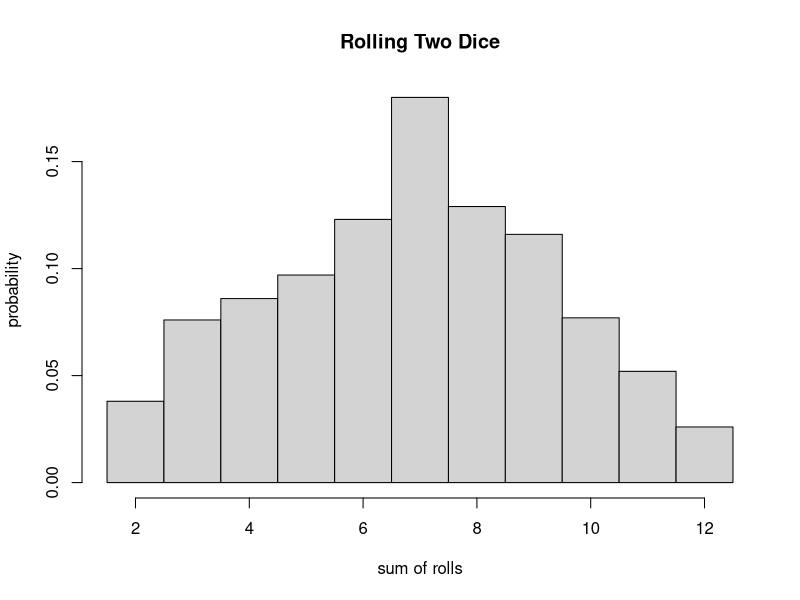
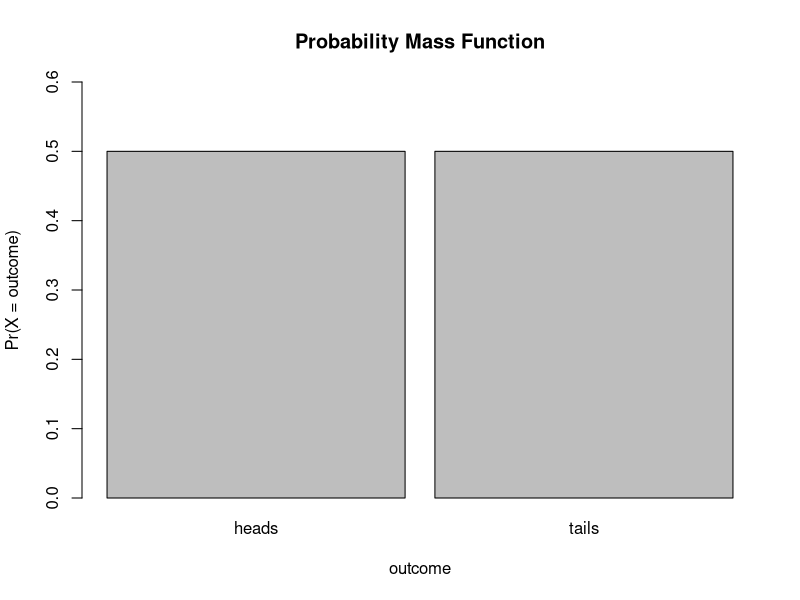
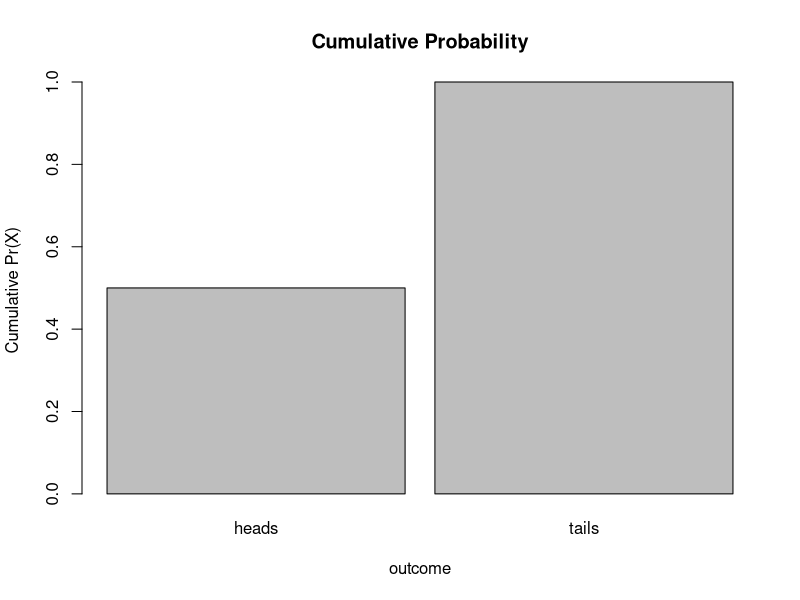
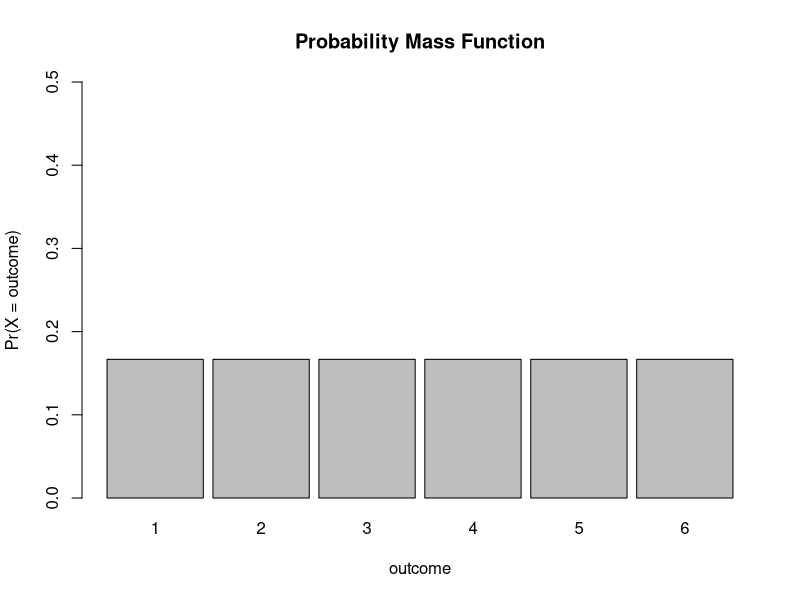
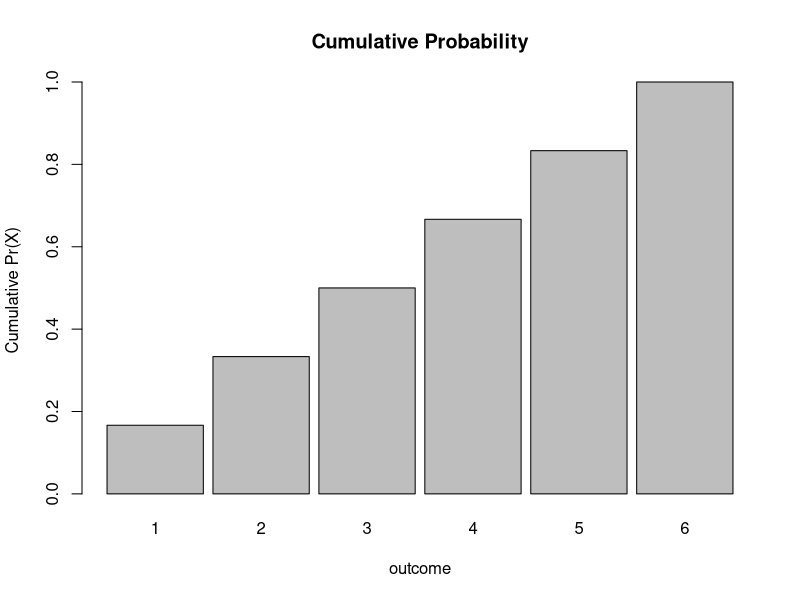
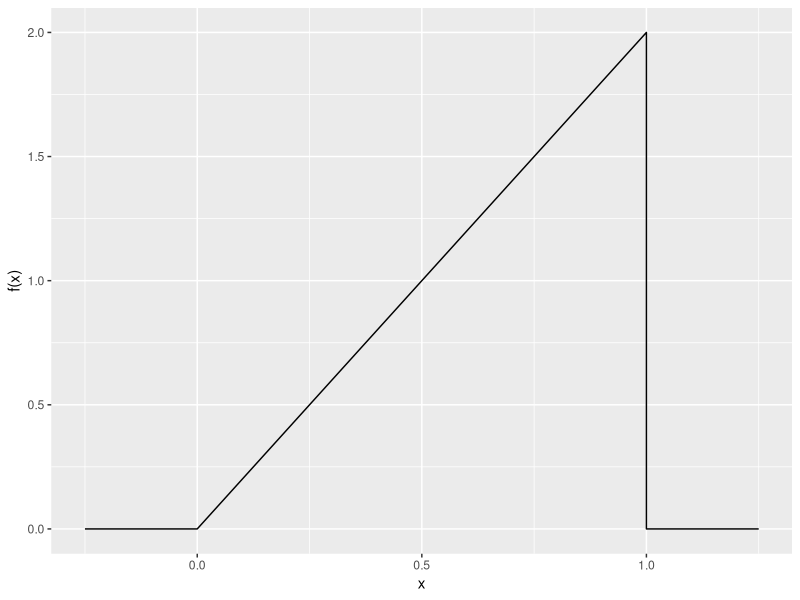
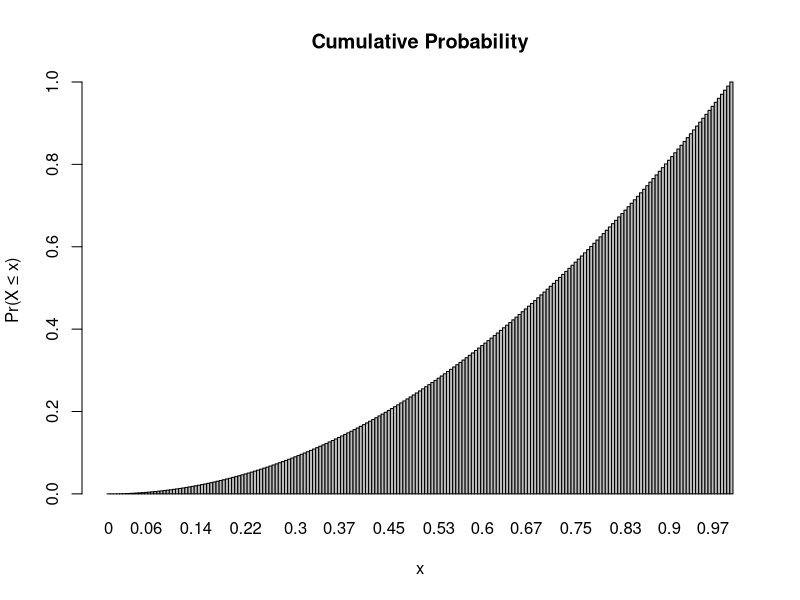
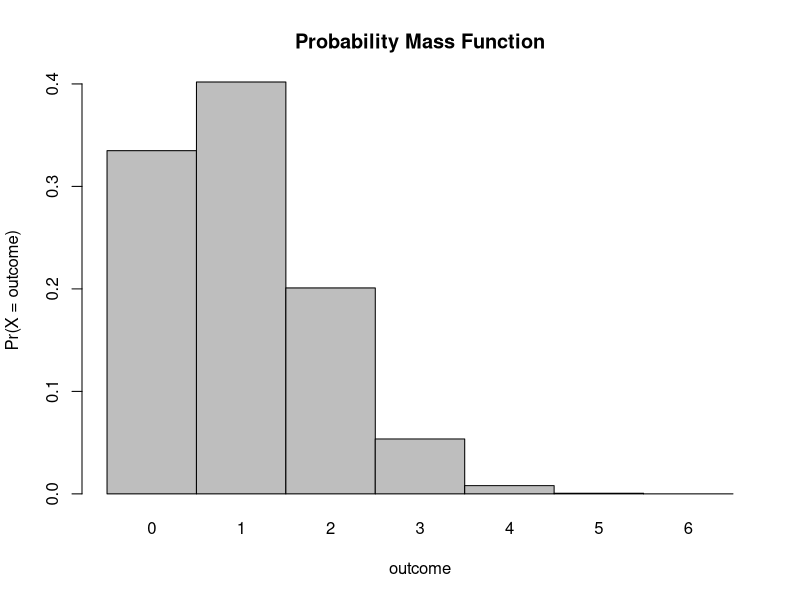

Reproduce these figures in R, in order.
## ---- chunk 1
knitr::opts_chunk$set(
	echo = TRUE,
	warning = FALSE,
	comment = "##",
	prompt = FALSE,
	tidy = TRUE,
	tidy.opts = list(width.cutoff = 75),
	fig.path = "img/"
)
## ---- chunk 2
nrolls <- 1000
roll <- function(x) {sample(1:6, x, replace = TRUE)}
two_dice <- roll(nrolls)+roll(nrolls)
hist(two_dice,breaks=c(1.5:12.5), probability = TRUE, main="Rolling Two Dice", xlab = "sum of rolls", ylab = "probability")
## ---- chunk 3
outcomes <- c("heads","tails")
prob <- c(1/2,1/2)
barplot(prob,ylim=c(0,0.6),names.arg=outcomes,space=0.1, xlab="outcome",ylab="Pr(X = outcome)",main="Probability Mass Function")
cumprob <- cumsum(prob)
barplot(cumprob,names.arg=outcomes,space=0.1,xlab="outcome",ylab="Cumulative Pr(X)",main = "Cumulative Probability")
## ---- chunk 4
outcomes <- c(1,2,3,4,5,6)
prob <- c(1/6,1/6,1/6,1/6,1/6,1/6)
barplot(prob,ylim=c(0,0.5),names.arg=outcomes,space=0.1,xlab="outcome",ylab="Pr(X = outcome)",main="Probability Mass Function")
cumprob <- cumsum(prob)
barplot(cumprob,names.arg=outcomes,space=0.1,xlab="outcome",ylab="Cumulative Pr(X)",main = "Cumulative Probability")
## ---- chunk 5
library(ggplot2)
a <- 2
b <- 1
K <- 2
x <- seq(from= 0, to=1, by = 0.025)
fx <- K*x^(a-1)*(1-x)^(b-1)
lower_x <- seq(from=-0.25, to=0, by= 0.025) # add some values of x less than zero
upper_x <- seq(from=1, to=1.25, by= 0.025) # add some values of x greater than one
lower_fx <- rep(0,11) # add fx=0 values to x<0
upper_fx <- rep(0,11) # add fx=0 values to x>1
x <- c(lower_x,x,upper_x) # paste xs together
fx <- c(lower_fx,fx,upper_fx) # paste fxs together
d <- as.data.frame(cbind(x,fx))
p <- ggplot(data = d, aes(x=x, y=fx)) + xlab("x") + ylab("f(x)") + geom_line()
p
## ---- chunk 6
x <- seq(from=0, to=1, by=0.005)
prob <- 0.5 * x * K*x^(a-1)*(1-x)^(b-1)
barplot(prob,names.arg=x,space=0,main = "Cumulative Probability", xlab="x",ylab="Pr(X ≤ x)")
## ---- chunk 7
pbeta(0.75, 2, 1) # cumulative probability for x ≤ 0.75
pbeta(0.5, 2, 1) # cumulative probability for x ≤ 0.50
## ---- chunk 8
pbeta (0.7,2,1) # yields .49
qbeta (0.49,2,1) # yield 0.7
## ---- chunk 9
m <-sum(seq(1:6) * 1/6)
m
## ---- chunk 10
var <- sum((seq(1:6)-mean(seq(1:6)))^2 * (1/6))
var
## ---- chunk 11
n <- 6 # number of trials
k <- 6 # number of successes
p <- 1/6
prob <- (factorial(n)/(factorial(k)*factorial(n-k)))*(p^k)*(1-p)^(n-k)
prob
k <- 3 # number of successes
prob <- (factorial(n)/(factorial(k)*factorial(n-k)))*(p^k)*(1-p)^(n-k)
prob
## ---- chunk 12
dbinom(x=k,size=n,prob=p)
## ---- chunk 13
probset<-dbinom(x=0:6,size=6,prob=1/6) # x is number of successes, size is number of trials
barplot(probset,names.arg=0:6,space=0,xlab="outcome",ylab="Pr(X = outcome)", main="Probability Mass Function")
cumprob = cumsum(probset)
barplot(cumprob,names.arg=0:6,space=0.1,xlab="outcome",ylab="Cumulative Pr(X)",main = "Cumulative Probability")
sum(probset) # equals 1, as it should
## ---- chunk 14
dbinom(x=3,size=6,prob=1/6)
## ---- chunk 15
pbinom(q=3,size=6,prob=1/6) # note the name of the argument is q not x
## ---- chunk 16
sum(dbinom(x=0:3,size=6,prob=1/6)) # this sums the probabilities of 0, 1, 2, and 3 successes
## ---- chunk 17
1 - pnbinom(q=3,size=6,prob=1/6)
## ---- chunk 18
pnbinom(q=3,size=6,prob=1/6, lower.tail = FALSE)
## ---- chunk 19
1 - pbinom(q=2,size=6,prob=1/6) # note here that the q argument is "2"
## ---- chunk 20
pbinom(q=2,size=6,prob=1/6, lower.tail = FALSE)
## ---- chunk 21
x <- 0:10
l = 3.5
probset<-dpois(x=x,lambda=l)
barplot(probset,names.arg=x,space=0,xlab="x",ylab="Pr(X = x)",main="Probability Mass Function")
x <- 0:20
l = 10
probset<-dpois(x=x,lambda=l)
barplot(probset,names.arg=x,space=0,xlab="x",ylab="Pr(X = x)",main="Probability Mass Function")
x <- 0:50
l = 20
probset<-dpois(x=x,lambda=l)
barplot(probset,names.arg=x,space=0,xlab="x",ylab="Pr(X = x)",main="Probability Mass Function")
## ---- chunk 22
x <- 0:10
l <- 3.5
barplot(ppois(q=x,lambda=l),ylim=0:1,space=0, names.arg=x,xlab="x",ylab="Pr(X ≤ x)",main="Cumulative Probability")
x <- 0:20
l <- 10
barplot(ppois(q=x,lambda=l),ylim=0:1,space=0, names.arg=x,xlab="x",ylab="Pr(X ≤ x)",main="Cumulative Probability")
x <- 0:50
l <- 20
barplot(ppois(q=x,lambda=l),ylim=0:1,space=0, names.arg=x,xlab="x",ylab="Pr(X ≤ x)",main="Cumulative Probability")
## ---- chunk 23
a <- 4
b <- 8
x <- seq(from=a-(b-a), to=b+(b-a), by=0.01)
fx <- dunif(x,min=a, max=b) # dunif() evaluates the density at each x
plot(x,fx,type="l",xlab="x",ylab="f(x)",main="Probability Density Function")
## ---- chunk 24
plot(x,punif(q=x,min=a,max=b),type="l",xlab="x",ylab="Pr(X ≤ x)",main="Cumulative Probability") # punif() is the cumulative probability density up to a given x
## ---- chunk 25
mu <- 4
sigma <- 1.5
curve(dnorm(x,mu,sigma), mu - 4*sigma, mu + 4*sigma, main="Normal Curve", xlab="x", ylab="f(x)")
## ---- chunk 26
p <- pnorm(8,mean=6,sd=2)-pnorm(7,mean=6,sd=2)
p
## ---- chunk 27
mu <- 0
sigma <- 1
p <- pnorm(mu + 2*sigma, mean=mu, sd=sigma) - pnorm(mu - 2*sigma, mean=mu, sd=sigma)
p
## ---- chunk 28
p <- pnorm(mu + 1*sigma, mean=mu, sd=sigma) - pnorm(mu - 1*sigma, mean=mu, sd=sigma)
p
## ---- chunk 29
n <- 1000
mu <- 3.5
sigma <- 4
v <- rnorm(n,mu,sigma)
mean(v)
var(v)
sd(v)
hist(v,breaks=seq(from=-15, to=20, by=0.5), probability = TRUE)
## ---- chunk 30
qqnorm(v,main="Normal QQ plot random normal variables")
qqline(v,col="gray")
## ---- chunk 31
p <- ppoints(length(v))
head(p)
tail(p)
## ---- chunk 32
theoretical_q <- qnorm(ppoints(length(v)))
## ---- chunk 33
observed_q <- quantile(v,ppoints(v))
## ---- chunk 34
plot(theoretical_q,observed_q, main="Normal QQ plot random normal variables", xlab="Theoretical Quantiles", ylab="Sample Quantiles")
## ---- chunk 35
x <- rnorm(10000, mean=5, sd = 8) # simulate from a normal distribution with mean 5 and SD 8
hist(x)
mean(x) # really close to 5
sd(x) # really close to 8
z <- (x - mean(x))/sd(x) # standardized!
hist(z)
mean(z) # really close to zero
sd(z) # really close to 1
## ---- chunk 36
set.seed(1)
x <- rnorm(1000000, 25, 5)
hist(x, probability = TRUE)
mu <- mean(x)
mu
sigma <- sqrt(sum((x - mean(x))^2)/length(x))
## ---- chunk 37
k <- 1000 # number of samples
n <- 5 # size of each sample
s <- NULL # dummy variable to hold each sample
for (i in 1:k){
	s[[i]] <- sample(x,size=n, replace=FALSE)
}
head(s)
## ---- chunk 38
m <- NULL
for (i in 1:k){
	m[i] <- mean(s[[i]])
}
mean(m) # almost equal to...
mu
## ---- chunk 39
pop_se <- sqrt(sigma^2/n)
pop_se # SE estimated from population standard deviation
pop_se <- sigma/sqrt(n)
pop_se # SE estimated from population standard deviation
## ---- chunk 40
stdev <- NULL
for (i in 1:k){
	stdev[i] <- sd(s[[i]])
}
sem <- stdev/sqrt(n) # a vector of SEs estimated from each sample 
head(sem)
mean(sem) # which is almost equal to...
pop_se
